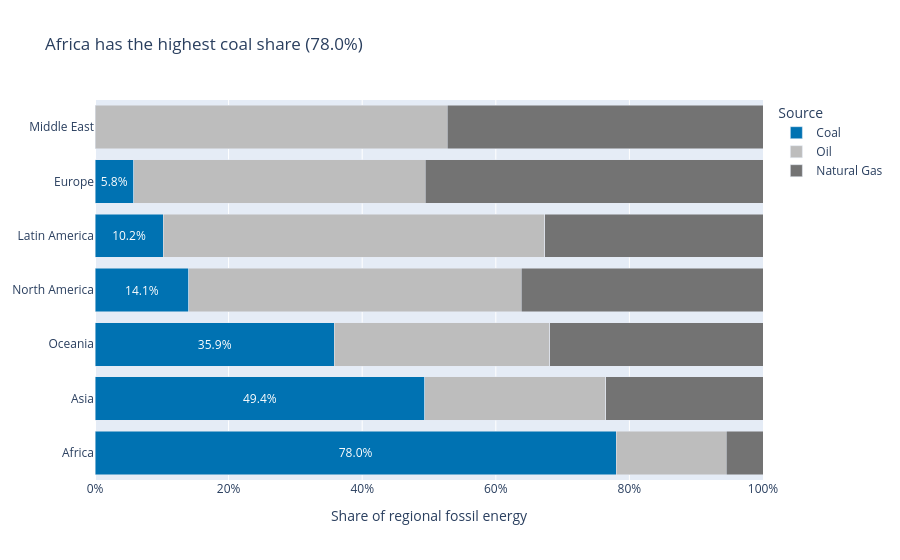

Source (notebook cell):
### Markdown cell above
## Task 3 — 100% stacked bar: which region relies most on coal?

**What to build:** A horizontal 100% stacked bar chart showing, for each **Region**, how its fossil energy splits between Coal, Oil and Natural Gas. This is the **same data as your Task 1 treemap**, visualised a second way.

**Requirements:**
- Reuse `df_fossil` from Task 1; aggregate TWh by `Region` × `Source` and convert to **shares of each region's fossil total**
- Horizontal bars, regions **sorted by coal share** (highest at the top)
- Coal is the segment on the baseline (first in `category_orders`) and the **only coloured segment** — keep it the same colour as in Task 1; Oil and Natural Gas in two greys
- Percentage labels on the coal segments only
- Insight title naming the most coal-dependent region and its coal share

> 💡 `df.groupby('Region')['TWh'].transform('sum')` gives each row its region total

### Code cell
# Task 3
# YOUR CODE HERE
regional_fossil = (
    df_fossil.groupby(["Region", "Source"], as_index=False)["TWh"].sum()
)
regional_fossil["Fossil_Total"] = (
    regional_fossil.groupby("Region")["TWh"].transform("sum")
)
regional_fossil = regional_fossil.loc[regional_fossil["Fossil_Total"].gt(0)].copy()
regional_fossil["Share"] = regional_fossil["TWh"] / regional_fossil["Fossil_Total"]

coal_shares = (
    regional_fossil.pivot(index="Region", columns="Source", values="Share")
    .reindex(columns=fossil_sources)
    .fillna(0)["Coal"]
    .sort_values(ascending=False)
)
leading_region = coal_shares.index[0]
leading_share = coal_shares.iloc[0]

regional_fossil["Coal_Label"] = [
    f"{share:.1%}" if source == "Coal" and share > 0 else ""
    for source, share in zip(regional_fossil["Source"], regional_fossil["Share"])
]

fig = px.bar(
    regional_fossil,
    x="Share",
    y="Region",
    color="Source",
    orientation="h",
    barmode="stack",
    text="Coal_Label",
    category_orders={"Region": coal_shares.index.tolist(), "Source": fossil_sources},
    color_discrete_map={
        "Coal": fossil_colors["Coal"],
        "Oil": "#BDBDBD",
        "Natural Gas": "#737373",
    },
    title=f"{leading_region} has the highest coal share ({leading_share:.1%})",
)
fig.update_yaxes(autorange="reversed", title=None)
fig.update_xaxes(tickformat=".0%", range=[0, 1], title="Share of regional fossil energy")
fig.update_traces(
    texttemplate="%{text}",
    textposition="inside",
    insidetextanchor="middle",
    textfont_color="white",
)
fig.show()

### Figure 1 — Plotly figure (JSON) as saved in the notebook; plotly's stock layout.template omitted (floating-point values rounded to 4 significant figures)
{"data": [{"hovertemplate": "Source=Coal<br>Share=%{x}<br>Region=%{y}<br>Coal_Label=%{text}<extra></extra>", "insidetextanchor": "middle", "legendgroup": "Coal", "marker": {"color": "#0072B2", "pattern": {"shape": ""}}, "name": "Coal", "orientation": "h", "showlegend": true, "text": ["78.0%", "49.4%", "5.8%", "10.2%", "14.1%", "35.9%"], "textfont": {"color": "white"}, "textposition": "inside", "texttemplate": "%{text}", "type": "bar", "x": [0.7804, 0.4937, 0.05765, 0.1019, 0.1406, 0.3585], "xaxis": "x", "y": ["Africa", "Asia", "Europe", "Latin America", "North America", "Oceania"], "yaxis": "y"}, {"hovertemplate": "Source=Oil<br>Share=%{x}<br>Region=%{y}<br>Coal_Label=%{text}<extra></extra>", "insidetextanchor": "middle", "legendgroup": "Oil", "marker": {"color": "#BDBDBD", "pattern": {"shape": ""}}, "name": "Oil", "orientation": "h", "showlegend": true, "text": ["", "", "", "", "", "", ""], "textfont": {"color": "white"}, "textposition": "inside", "texttemplate": "%{text}", "type": "bar", "x": [0.1648, 0.2711, 0.4364, 0.5718, 0.5271, 0.4973, 0.3223], "xaxis": "x", "y": ["Africa", "Asia", "Europe", "Latin America", "Middle East", "North America", "Oceania"], "yaxis": "y"}, {"hovertemplate": "Source=Natural Gas<br>Share=%{x}<br>Region=%{y}<br>Coal_Label=%{text}<extra></extra>", "insidetextanchor": "middle", "legendgroup": "Natural Gas", "marker": {"color": "#737373", "pattern": {"shape": ""}}, "name": "Natural Gas", "orientation": "h", "showlegend": true, "text": ["", "", "", "", "", "", ""], "textfont": {"color": "white"}, "textposition": "inside", "texttemplate": "%{text}", "type": "bar", "x": [0.05476, 0.2352, 0.5059, 0.3264, 0.4729, 0.3621, 0.3192], "xaxis": "x", "y": ["Africa", "Asia", "Europe", "Latin America", "Middle East", "North America", "Oceania"], "yaxis": "y"}], "layout": {"barmode": "stack", "legend": {"title": {"text": "Source"}, "tracegroupgap": 0}, "title": {"text": "Africa has the highest coal share (78.0%)"}, "xaxis": {"anchor": "y", "domain": [0, 1], "range": [0, 1], "tickformat": ".0%", "title": {"text": "Share of regional fossil energy"}}, "yaxis": {"anchor": "x", "autorange": "reversed", "categoryarray": ["Middle East", "Europe", "Latin America", "North America", "Oceania", "Asia", "Africa"], "categoryorder": "array", "domain": [0, 1], "title": {}}}}
